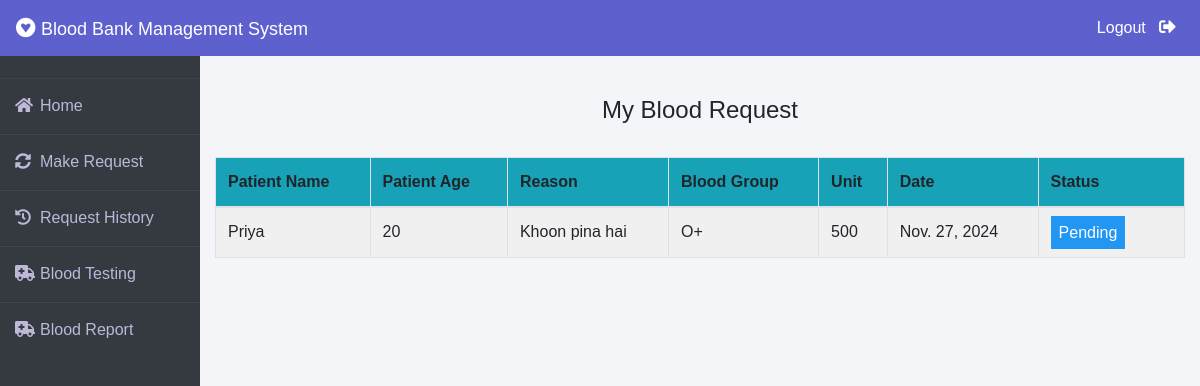
Page /patient/my-request (signed in) on the earlier database version.
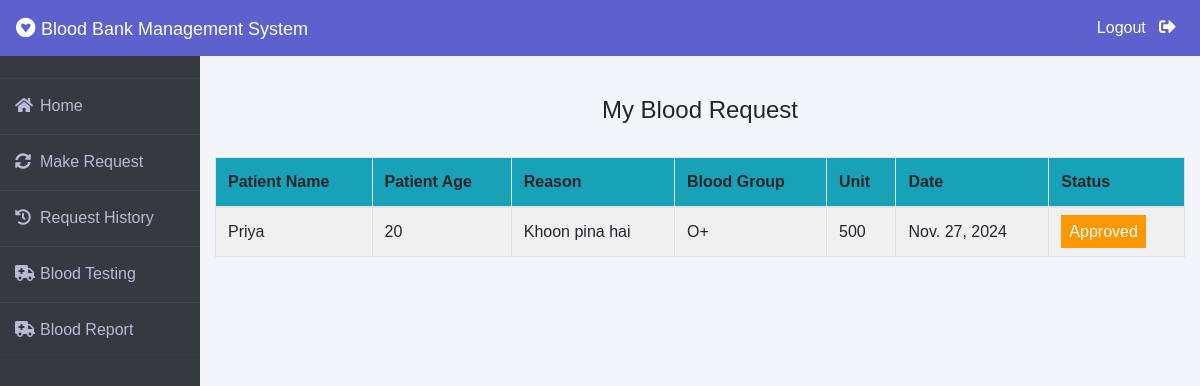
Same page on the later database version.
### blood/models.py (models this page shows, shortened)
class BloodRequest(models.Model):
    request_by_patient=models.ForeignKey(pmodels.Patient,null=True,on_delete=models.CASCADE)
    request_by_donor=models.ForeignKey(dmodels.Donor,null=True,on_delete=models.CASCADE)
    patient_name=models.CharField(max_length=30)
    patient_age=models.PositiveIntegerField()
    reason=models.CharField(max_length=500)
    bloodgroup=models.CharField(max_length=10)
    unit=models.PositiveIntegerField(default=0)
    status=models.CharField(max_length=20,default="Pending")
    date=models.DateField(auto_now=True)

### patient/views.py (the view)
# urls.py: path('my-request', views.my_request_view,name='my-request'),
def my_request_view(request):
    patient= models.Patient.objects.get(user_id=request.user.id)
    blood_request=bmodels.BloodRequest.objects.all().filter(request_by_patient=patient)
    return render(request,'patient/my_request.html',{'blood_request':blood_request})

### templates/patient/my_request.html (shortened to what this page needs)
{% extends 'patient/patientbase.html' %}
{% block content %}
{% load widget_tweaks %}
{%load static%}
<head>
   </head>
<br><br>
<div class="container">
    <H4 class="text-center">My Blood Request</H4><br>
    <table class="table table-light table-hover table-bordered table-striped">
        <thead class="bg-info">
            <tr>
                <th scope="col">Patient Name</th>
                <th scope="col">Patient Age</th>
                <th scope="col">Reason</th>
                <th scope="col">Blood Group</th>
                <th scope="col">Unit</th>
                <th scope="col">Date</th>
                <th scope="col">Status</th>
            </tr>
        </thead>
        <tbody>
            {% for t in blood_request %}
            <tr>
                <td> {{t.patient_name}}</td>
                <td>{{t.patient_age}}</td>
                <td>{{t.reason}}</td>
                <td>{{t.bloodgroup}}</td>
                <td>{{t.unit}}</td>
                <td>{{t.date}}</td>
                {% if t.status == 'Approved' %}
                <td><span class="label warning"> Approved</span></td>
                {% elif t.status == 'Rejected' %}
                <td><span class="label success">Rejected</span></td>
                {% else %}
                <td><span style="color: white;margin-left: 0px;" class="label info">Pending</span></td>
                {% endif %}
            </tr>
            {% endfor %}
        </tbody>
    </table>
</div>
{% endblock content %}

Differences in the rows shown:
changed BloodRequest "Priya": status "Pending" → "Approved"
